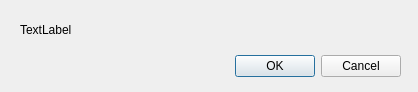
<?xml version="1.0" encoding="UTF-8"?>
<ui version="4.0">
 <class>DeleteConfirmationDialog</class>
 <widget class="QDialog" name="DeleteConfirmationDialog">
  <property name="geometry">
   <rect>
    <x>0</x>
    <y>0</y>
    <width>418</width>
    <height>92</height>
   </rect>
  </property>
  <property name="windowTitle">
   <string>Dialog</string>
  </property>
  <widget class="QDialogButtonBox" name="buttonBox">
   <property name="geometry">
    <rect>
     <x>190</x>
     <y>50</y>
     <width>211</width>
     <height>32</height>
    </rect>
   </property>
   <property name="orientation">
    <enum>Qt::Horizontal</enum>
   </property>
   <property name="standardButtons">
    <set>QDialogButtonBox::Cancel|QDialogButtonBox::Ok</set>
   </property>
  </widget>
  <widget class="QLabel" name="messageLabel">
   <property name="geometry">
    <rect>
     <x>20</x>
     <y>20</y>
     <width>371</width>
     <height>20</height>
    </rect>
   </property>
   <property name="text">
    <string>TextLabel</string>
   </property>
  </widget>
 </widget>
 <resources/>
 <connections>
  <connection>
   <sender>buttonBox</sender>
   <signal>accepted()</signal>
   <receiver>DeleteConfirmationDialog</receiver>
   <slot>accept()</slot>
   <hints>
    <hint type="sourcelabel">
     <x>248</x>
     <y>254</y>
    </hint>
    <hint type="destinationlabel">
     <x>157</x>
     <y>274</y>
    </hint>
   </hints>
  </connection>
  <connection>
   <sender>buttonBox</sender>
   <signal>rejected()</signal>
   <receiver>DeleteConfirmationDialog</receiver>
   <slot>reject()</slot>
   <hints>
    <hint type="sourcelabel">
     <x>316</x>
     <y>260</y>
    </hint>
    <hint type="destinationlabel">
     <x>286</x>
     <y>274</y>
    </hint>
   </hints>
  </connection>
 </connections>
</ui>
